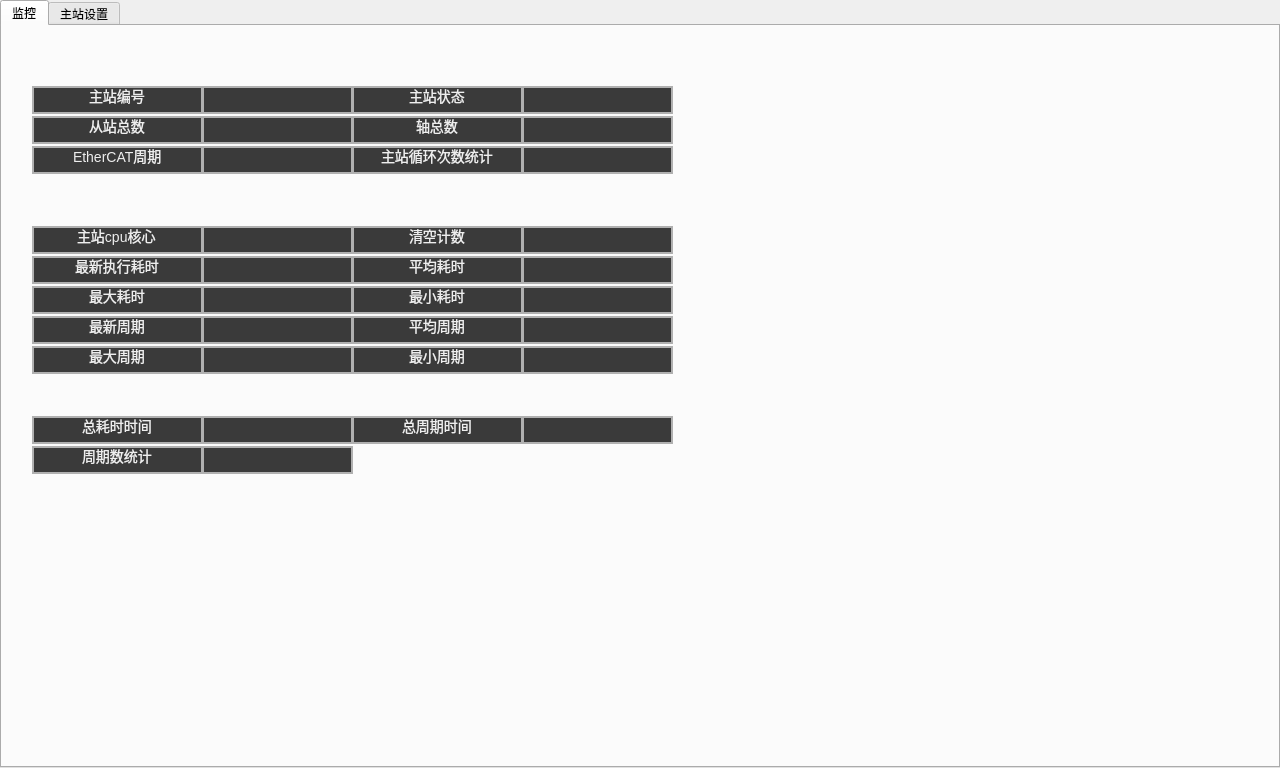
<?xml version="1.0" encoding="UTF-8"?>
<ui version="4.0">
 <class>cEtherCATPage</class>
 <widget class="QWidget" name="cEtherCATPage">
  <property name="geometry">
   <rect>
    <x>0</x>
    <y>0</y>
    <width>1280</width>
    <height>768</height>
   </rect>
  </property>
  <property name="windowTitle">
   <string>Form</string>
  </property>
  <layout class="QGridLayout" name="gridLayout">
   <property name="leftMargin">
    <number>0</number>
   </property>
   <property name="topMargin">
    <number>0</number>
   </property>
   <property name="rightMargin">
    <number>0</number>
   </property>
   <property name="bottomMargin">
    <number>0</number>
   </property>
   <property name="spacing">
    <number>0</number>
   </property>
   <item row="0" column="0">
    <widget class="QTabWidget" name="ETCTab">
     <property name="currentIndex">
      <number>0</number>
     </property>
     <widget class="QWidget" name="tab">
      <attribute name="title">
       <string>监控</string>
      </attribute>
      <widget class="QLineEdit" name="lineEdit_14">
       <property name="enabled">
        <bool>false</bool>
       </property>
       <property name="geometry">
        <rect>
         <x>350</x>
         <y>230</y>
         <width>171</width>
         <height>28</height>
        </rect>
       </property>
       <property name="styleSheet">
        <string notr="true"> 
    background-color: #3a3a3a; /* 更浅的灰色背景 */
    color: #eeeeee; /* 更亮的灰色字体，提高可读性 */
    font-size: 14px; /* 字体大小适中 */
     border: 2px solid #b0b0b0;

</string>
       </property>
       <property name="text">
        <string>平均耗时</string>
       </property>
       <property name="alignment">
        <set>Qt::AlignCenter</set>
       </property>
      </widget>
      <widget class="cSuperBtn" name="cpu">
       <property name="geometry">
        <rect>
         <x>200</x>
         <y>200</y>
         <width>151</width>
         <height>28</height>
        </rect>
       </property>
       <property name="styleSheet">
        <string notr="true"> 
    background-color: #3a3a3a; /* 更浅的灰色背景 */
    color: #eeeeee; /* 更亮的灰色字体，提高可读性 */
    font-size: 14px; /* 字体大小适中 */
     border: 2px solid #b0b0b0;</string>
       </property>
       <property name="text">
        <string/>
       </property>
      </widget>
      <widget class="QLineEdit" name="lineEdit">
       <property name="enabled">
        <bool>false</bool>
       </property>
       <property name="geometry">
        <rect>
         <x>30</x>
         <y>60</y>
         <width>171</width>
         <height>28</height>
        </rect>
       </property>
       <property name="styleSheet">
        <string notr="true"> 
    background-color: #3a3a3a; /* 更浅的灰色背景 */
    color: #eeeeee; /* 更亮的灰色字体，提高可读性 */
    font-size: 14px; /* 字体大小适中 */
     border: 2px solid #b0b0b0;

</string>
       </property>
       <property name="text">
        <string>主站编号</string>
       </property>
       <property name="alignment">
        <set>Qt::AlignCenter</set>
       </property>
      </widget>
      <widget class="cSuperBtn" name="etc_state">
       <property name="geometry">
        <rect>
         <x>520</x>
         <y>60</y>
         <width>151</width>
         <height>28</height>
        </rect>
       </property>
       <property name="styleSheet">
        <string notr="true"> 
    background-color: #3a3a3a; /* 更浅的灰色背景 */
    color: #eeeeee; /* 更亮的灰色字体，提高可读性 */
    font-size: 14px; /* 字体大小适中 */
     border: 2px solid #b0b0b0;</string>
       </property>
       <property name="text">
        <string/>
       </property>
      </widget>
      <widget class="QLineEdit" name="lineEdit_8">
       <property name="enabled">
        <bool>false</bool>
       </property>
       <property name="geometry">
        <rect>
         <x>350</x>
         <y>200</y>
         <width>171</width>
         <height>28</height>
        </rect>
       </property>
       <property name="styleSheet">
        <string notr="true"> 
    background-color: #3a3a3a; /* 更浅的灰色背景 */
    color: #eeeeee; /* 更亮的灰色字体，提高可读性 */
    font-size: 14px; /* 字体大小适中 */
     border: 2px solid #b0b0b0;

</string>
       </property>
       <property name="text">
        <string>清空计数</string>
       </property>
       <property name="alignment">
        <set>Qt::AlignCenter</set>
       </property>
      </widget>
      <widget class="cSuperBtn" name="task_cost_min">
       <property name="geometry">
        <rect>
         <x>520</x>
         <y>260</y>
         <width>151</width>
         <height>28</height>
        </rect>
       </property>
       <property name="styleSheet">
        <string notr="true"> 
    background-color: #3a3a3a; /* 更浅的灰色背景 */
    color: #eeeeee; /* 更亮的灰色字体，提高可读性 */
    font-size: 14px; /* 字体大小适中 */
     border: 2px solid #b0b0b0;</string>
       </property>
       <property name="text">
        <string/>
       </property>
      </widget>
      <widget class="QLineEdit" name="lineEdit_2">
       <property name="enabled">
        <bool>false</bool>
       </property>
       <property name="geometry">
        <rect>
         <x>30</x>
         <y>90</y>
         <width>171</width>
         <height>28</height>
        </rect>
       </property>
       <property name="styleSheet">
        <string notr="true"> 
    background-color: #3a3a3a; /* 更浅的灰色背景 */
    color: #eeeeee; /* 更亮的灰色字体，提高可读性 */
    font-size: 14px; /* 字体大小适中 */
     border: 2px solid #b0b0b0;

</string>
       </property>
       <property name="text">
        <string>从站总数</string>
       </property>
       <property name="alignment">
        <set>Qt::AlignCenter</set>
       </property>
      </widget>
      <widget class="QLineEdit" name="lineEdit_9">
       <property name="enabled">
        <bool>false</bool>
       </property>
       <property name="geometry">
        <rect>
         <x>30</x>
         <y>230</y>
         <width>171</width>
         <height>28</height>
        </rect>
       </property>
       <property name="styleSheet">
        <string notr="true"> 
    background-color: #3a3a3a; /* 更浅的灰色背景 */
    color: #eeeeee; /* 更亮的灰色字体，提高可读性 */
    font-size: 14px; /* 字体大小适中 */
     border: 2px solid #b0b0b0;

</string>
       </property>
       <property name="text">
        <string>最新执行耗时</string>
       </property>
       <property name="alignment">
        <set>Qt::AlignCenter</set>
       </property>
      </widget>
      <widget class="QLineEdit" name="lineEdit_13">
       <property name="enabled">
        <bool>false</bool>
       </property>
       <property name="geometry">
        <rect>
         <x>30</x>
         <y>260</y>
         <width>171</width>
         <height>28</height>
        </rect>
       </property>
       <property name="styleSheet">
        <string notr="true"> 
    background-color: #3a3a3a; /* 更浅的灰色背景 */
    color: #eeeeee; /* 更亮的灰色字体，提高可读性 */
    font-size: 14px; /* 字体大小适中 */
     border: 2px solid #b0b0b0;

</string>
       </property>
       <property name="text">
        <string>最大耗时</string>
       </property>
       <property name="alignment">
        <set>Qt::AlignCenter</set>
       </property>
      </widget>
      <widget class="cSuperBtn" name="etc_task_counter">
       <property name="geometry">
        <rect>
         <x>520</x>
         <y>120</y>
         <width>151</width>
         <height>28</height>
        </rect>
       </property>
       <property name="styleSheet">
        <string notr="true"> 
    background-color: #3a3a3a; /* 更浅的灰色背景 */
    color: #eeeeee; /* 更亮的灰色字体，提高可读性 */
    font-size: 14px; /* 字体大小适中 */
     border: 2px solid #b0b0b0;</string>
       </property>
       <property name="text">
        <string/>
       </property>
      </widget>
      <widget class="cSuperBtn" name="task_cost_sum">
       <property name="geometry">
        <rect>
         <x>200</x>
         <y>390</y>
         <width>151</width>
         <height>28</height>
        </rect>
       </property>
       <property name="styleSheet">
        <string notr="true"> 
    background-color: #3a3a3a; /* 更浅的灰色背景 */
    color: #eeeeee; /* 更亮的灰色字体，提高可读性 */
    font-size: 14px; /* 字体大小适中 */
     border: 2px solid #b0b0b0;</string>
       </property>
       <property name="text">
        <string/>
       </property>
      </widget>
      <widget class="cSuperBtn" name="task_period">
       <property name="geometry">
        <rect>
         <x>200</x>
         <y>290</y>
         <width>151</width>
         <height>28</height>
        </rect>
       </property>
       <property name="styleSheet">
        <string notr="true"> 
    background-color: #3a3a3a; /* 更浅的灰色背景 */
    color: #eeeeee; /* 更亮的灰色字体，提高可读性 */
    font-size: 14px; /* 字体大小适中 */
     border: 2px solid #b0b0b0;</string>
       </property>
       <property name="text">
        <string/>
       </property>
      </widget>
      <widget class="cSuperBtn" name="task_period_max">
       <property name="geometry">
        <rect>
         <x>200</x>
         <y>320</y>
         <width>151</width>
         <height>28</height>
        </rect>
       </property>
       <property name="styleSheet">
        <string notr="true"> 
    background-color: #3a3a3a; /* 更浅的灰色背景 */
    color: #eeeeee; /* 更亮的灰色字体，提高可读性 */
    font-size: 14px; /* 字体大小适中 */
     border: 2px solid #b0b0b0;</string>
       </property>
       <property name="text">
        <string/>
       </property>
      </widget>
      <widget class="QLineEdit" name="lineEdit_19">
       <property name="enabled">
        <bool>false</bool>
       </property>
       <property name="geometry">
        <rect>
         <x>350</x>
         <y>390</y>
         <width>171</width>
         <height>28</height>
        </rect>
       </property>
       <property name="styleSheet">
        <string notr="true"> 
    background-color: #3a3a3a; /* 更浅的灰色背景 */
    color: #eeeeee; /* 更亮的灰色字体，提高可读性 */
    font-size: 14px; /* 字体大小适中 */
     border: 2px solid #b0b0b0;

</string>
       </property>
       <property name="text">
        <string>总周期时间</string>
       </property>
       <property name="alignment">
        <set>Qt::AlignCenter</set>
       </property>
      </widget>
      <widget class="cSuperBtn" name="cycle">
       <property name="geometry">
        <rect>
         <x>200</x>
         <y>120</y>
         <width>151</width>
         <height>28</height>
        </rect>
       </property>
       <property name="styleSheet">
        <string notr="true"> 
    background-color: #3a3a3a; /* 更浅的灰色背景 */
    color: #eeeeee; /* 更亮的灰色字体，提高可读性 */
    font-size: 14px; /* 字体大小适中 */
     border: 2px solid #b0b0b0;</string>
       </property>
       <property name="text">
        <string/>
       </property>
      </widget>
      <widget class="cSuperBtn" name="ecNo">
       <property name="geometry">
        <rect>
         <x>200</x>
         <y>60</y>
         <width>151</width>
         <height>28</height>
        </rect>
       </property>
       <property name="styleSheet">
        <string notr="true"> 
    background-color: #3a3a3a; /* 更浅的灰色背景 */
    color: #eeeeee; /* 更亮的灰色字体，提高可读性 */
    font-size: 14px; /* 字体大小适中 */
     border: 2px solid #b0b0b0;</string>
       </property>
       <property name="text">
        <string/>
       </property>
      </widget>
      <widget class="QLineEdit" name="lineEdit_16">
       <property name="enabled">
        <bool>false</bool>
       </property>
       <property name="geometry">
        <rect>
         <x>30</x>
         <y>390</y>
         <width>171</width>
         <height>28</height>
        </rect>
       </property>
       <property name="styleSheet">
        <string notr="true"> 
    background-color: #3a3a3a; /* 更浅的灰色背景 */
    color: #eeeeee; /* 更亮的灰色字体，提高可读性 */
    font-size: 14px; /* 字体大小适中 */
     border: 2px solid #b0b0b0;

</string>
       </property>
       <property name="text">
        <string>总耗时时间</string>
       </property>
       <property name="alignment">
        <set>Qt::AlignCenter</set>
       </property>
      </widget>
      <widget class="cSuperBtn" name="task_period_min">
       <property name="geometry">
        <rect>
         <x>520</x>
         <y>320</y>
         <width>151</width>
         <height>28</height>
        </rect>
       </property>
       <property name="styleSheet">
        <string notr="true"> 
    background-color: #3a3a3a; /* 更浅的灰色背景 */
    color: #eeeeee; /* 更亮的灰色字体，提高可读性 */
    font-size: 14px; /* 字体大小适中 */
     border: 2px solid #b0b0b0;</string>
       </property>
       <property name="text">
        <string/>
       </property>
      </widget>
      <widget class="cSuperBtn" name="task_cost">
       <property name="geometry">
        <rect>
         <x>200</x>
         <y>230</y>
         <width>151</width>
         <height>28</height>
        </rect>
       </property>
       <property name="styleSheet">
        <string notr="true"> 
    background-color: #3a3a3a; /* 更浅的灰色背景 */
    color: #eeeeee; /* 更亮的灰色字体，提高可读性 */
    font-size: 14px; /* 字体大小适中 */
     border: 2px solid #b0b0b0;</string>
       </property>
       <property name="text">
        <string/>
       </property>
      </widget>
      <widget class="QLineEdit" name="lineEdit_11">
       <property name="enabled">
        <bool>false</bool>
       </property>
       <property name="geometry">
        <rect>
         <x>30</x>
         <y>420</y>
         <width>171</width>
         <height>28</height>
        </rect>
       </property>
       <property name="styleSheet">
        <string notr="true"> 
    background-color: #3a3a3a; /* 更浅的灰色背景 */
    color: #eeeeee; /* 更亮的灰色字体，提高可读性 */
    font-size: 14px; /* 字体大小适中 */
     border: 2px solid #b0b0b0;

</string>
       </property>
       <property name="text">
        <string>周期数统计</string>
       </property>
       <property name="alignment">
        <set>Qt::AlignCenter</set>
       </property>
      </widget>
      <widget class="cSuperBtn" name="task_countor">
       <property name="geometry">
        <rect>
         <x>200</x>
         <y>420</y>
         <width>151</width>
         <height>28</height>
        </rect>
       </property>
       <property name="styleSheet">
        <string notr="true"> 
    background-color: #3a3a3a; /* 更浅的灰色背景 */
    color: #eeeeee; /* 更亮的灰色字体，提高可读性 */
    font-size: 14px; /* 字体大小适中 */
     border: 2px solid #b0b0b0;</string>
       </property>
       <property name="text">
        <string/>
       </property>
      </widget>
      <widget class="QLineEdit" name="lineEdit_7">
       <property name="enabled">
        <bool>false</bool>
       </property>
       <property name="geometry">
        <rect>
         <x>30</x>
         <y>200</y>
         <width>171</width>
         <height>28</height>
        </rect>
       </property>
       <property name="styleSheet">
        <string notr="true"> 
    background-color: #3a3a3a; /* 更浅的灰色背景 */
    color: #eeeeee; /* 更亮的灰色字体，提高可读性 */
    font-size: 14px; /* 字体大小适中 */
     border: 2px solid #b0b0b0;

</string>
       </property>
       <property name="text">
        <string>主站cpu核心</string>
       </property>
       <property name="alignment">
        <set>Qt::AlignCenter</set>
       </property>
      </widget>
      <widget class="QLineEdit" name="lineEdit_5">
       <property name="enabled">
        <bool>false</bool>
       </property>
       <property name="geometry">
        <rect>
         <x>30</x>
         <y>120</y>
         <width>171</width>
         <height>28</height>
        </rect>
       </property>
       <property name="styleSheet">
        <string notr="true"> 
    background-color: #3a3a3a; /* 更浅的灰色背景 */
    color: #eeeeee; /* 更亮的灰色字体，提高可读性 */
    font-size: 14px; /* 字体大小适中 */
     border: 2px solid #b0b0b0;

</string>
       </property>
       <property name="text">
        <string>EtherCAT周期</string>
       </property>
       <property name="alignment">
        <set>Qt::AlignCenter</set>
       </property>
      </widget>
      <widget class="QLineEdit" name="lineEdit_4">
       <property name="enabled">
        <bool>false</bool>
       </property>
       <property name="geometry">
        <rect>
         <x>350</x>
         <y>60</y>
         <width>171</width>
         <height>28</height>
        </rect>
       </property>
       <property name="styleSheet">
        <string notr="true"> 
    background-color: #3a3a3a; /* 更浅的灰色背景 */
    color: #eeeeee; /* 更亮的灰色字体，提高可读性 */
    font-size: 14px; /* 字体大小适中 */
     border: 2px solid #b0b0b0;

</string>
       </property>
       <property name="text">
        <string>主站状态</string>
       </property>
       <property name="alignment">
        <set>Qt::AlignCenter</set>
       </property>
      </widget>
      <widget class="QLineEdit" name="lineEdit_10">
       <property name="enabled">
        <bool>false</bool>
       </property>
       <property name="geometry">
        <rect>
         <x>30</x>
         <y>290</y>
         <width>171</width>
         <height>28</height>
        </rect>
       </property>
       <property name="styleSheet">
        <string notr="true"> 
    background-color: #3a3a3a; /* 更浅的灰色背景 */
    color: #eeeeee; /* 更亮的灰色字体，提高可读性 */
    font-size: 14px; /* 字体大小适中 */
     border: 2px solid #b0b0b0;

</string>
       </property>
       <property name="text">
        <string>最新周期</string>
       </property>
       <property name="alignment">
        <set>Qt::AlignCenter</set>
       </property>
      </widget>
      <widget class="QLineEdit" name="lineEdit_18">
       <property name="enabled">
        <bool>false</bool>
       </property>
       <property name="geometry">
        <rect>
         <x>350</x>
         <y>320</y>
         <width>171</width>
         <height>28</height>
        </rect>
       </property>
       <property name="styleSheet">
        <string notr="true"> 
    background-color: #3a3a3a; /* 更浅的灰色背景 */
    color: #eeeeee; /* 更亮的灰色字体，提高可读性 */
    font-size: 14px; /* 字体大小适中 */
     border: 2px solid #b0b0b0;

</string>
       </property>
       <property name="text">
        <string>最小周期</string>
       </property>
       <property name="alignment">
        <set>Qt::AlignCenter</set>
       </property>
      </widget>
      <widget class="cSuperBtn" name="task_cost_avg">
       <property name="geometry">
        <rect>
         <x>520</x>
         <y>230</y>
         <width>151</width>
         <height>28</height>
        </rect>
       </property>
       <property name="styleSheet">
        <string notr="true"> 
    background-color: #3a3a3a; /* 更浅的灰色背景 */
    color: #eeeeee; /* 更亮的灰色字体，提高可读性 */
    font-size: 14px; /* 字体大小适中 */
     border: 2px solid #b0b0b0;</string>
       </property>
       <property name="text">
        <string/>
       </property>
      </widget>
      <widget class="cSuperBtn" name="task_cost_max">
       <property name="geometry">
        <rect>
         <x>200</x>
         <y>260</y>
         <width>151</width>
         <height>28</height>
        </rect>
       </property>
       <property name="styleSheet">
        <string notr="true"> 
    background-color: #3a3a3a; /* 更浅的灰色背景 */
    color: #eeeeee; /* 更亮的灰色字体，提高可读性 */
    font-size: 14px; /* 字体大小适中 */
     border: 2px solid #b0b0b0;</string>
       </property>
       <property name="text">
        <string/>
       </property>
      </widget>
      <widget class="cSuperBtn" name="clear">
       <property name="geometry">
        <rect>
         <x>520</x>
         <y>200</y>
         <width>151</width>
         <height>28</height>
        </rect>
       </property>
       <property name="styleSheet">
        <string notr="true"> 
    background-color: #3a3a3a; /* 更浅的灰色背景 */
    color: #eeeeee; /* 更亮的灰色字体，提高可读性 */
    font-size: 14px; /* 字体大小适中 */
     border: 2px solid #b0b0b0;</string>
       </property>
       <property name="text">
        <string/>
       </property>
      </widget>
      <widget class="QLineEdit" name="lineEdit_3">
       <property name="enabled">
        <bool>false</bool>
       </property>
       <property name="geometry">
        <rect>
         <x>350</x>
         <y>90</y>
         <width>171</width>
         <height>28</height>
        </rect>
       </property>
       <property name="styleSheet">
        <string notr="true"> 
    background-color: #3a3a3a; /* 更浅的灰色背景 */
    color: #eeeeee; /* 更亮的灰色字体，提高可读性 */
    font-size: 14px; /* 字体大小适中 */
     border: 2px solid #b0b0b0;

</string>
       </property>
       <property name="text">
        <string>轴总数</string>
       </property>
       <property name="alignment">
        <set>Qt::AlignCenter</set>
       </property>
      </widget>
      <widget class="QLineEdit" name="lineEdit_12">
       <property name="enabled">
        <bool>false</bool>
       </property>
       <property name="geometry">
        <rect>
         <x>350</x>
         <y>260</y>
         <width>171</width>
         <height>28</height>
        </rect>
       </property>
       <property name="styleSheet">
        <string notr="true"> 
    background-color: #3a3a3a; /* 更浅的灰色背景 */
    color: #eeeeee; /* 更亮的灰色字体，提高可读性 */
    font-size: 14px; /* 字体大小适中 */
     border: 2px solid #b0b0b0;

</string>
       </property>
       <property name="text">
        <string>最小耗时</string>
       </property>
       <property name="alignment">
        <set>Qt::AlignCenter</set>
       </property>
      </widget>
      <widget class="QLineEdit" name="lineEdit_17">
       <property name="enabled">
        <bool>false</bool>
       </property>
       <property name="geometry">
        <rect>
         <x>30</x>
         <y>320</y>
         <width>171</width>
         <height>28</height>
        </rect>
       </property>
       <property name="styleSheet">
        <string notr="true"> 
    background-color: #3a3a3a; /* 更浅的灰色背景 */
    color: #eeeeee; /* 更亮的灰色字体，提高可读性 */
    font-size: 14px; /* 字体大小适中 */
     border: 2px solid #b0b0b0;

</string>
       </property>
       <property name="text">
        <string>最大周期</string>
       </property>
       <property name="alignment">
        <set>Qt::AlignCenter</set>
       </property>
      </widget>
      <widget class="cSuperBtn" name="task_period_avg">
       <property name="geometry">
        <rect>
         <x>520</x>
         <y>290</y>
         <width>151</width>
         <height>28</height>
        </rect>
       </property>
       <property name="styleSheet">
        <string notr="true"> 
    background-color: #3a3a3a; /* 更浅的灰色背景 */
    color: #eeeeee; /* 更亮的灰色字体，提高可读性 */
    font-size: 14px; /* 字体大小适中 */
     border: 2px solid #b0b0b0;</string>
       </property>
       <property name="text">
        <string/>
       </property>
      </widget>
      <widget class="cSuperBtn" name="task_period_sum">
       <property name="geometry">
        <rect>
         <x>520</x>
         <y>390</y>
         <width>151</width>
         <height>28</height>
        </rect>
       </property>
       <property name="styleSheet">
        <string notr="true"> 
    background-color: #3a3a3a; /* 更浅的灰色背景 */
    color: #eeeeee; /* 更亮的灰色字体，提高可读性 */
    font-size: 14px; /* 字体大小适中 */
     border: 2px solid #b0b0b0;</string>
       </property>
       <property name="text">
        <string/>
       </property>
      </widget>
      <widget class="QLineEdit" name="lineEdit_15">
       <property name="enabled">
        <bool>false</bool>
       </property>
       <property name="geometry">
        <rect>
         <x>350</x>
         <y>290</y>
         <width>171</width>
         <height>28</height>
        </rect>
       </property>
       <property name="styleSheet">
        <string notr="true"> 
    background-color: #3a3a3a; /* 更浅的灰色背景 */
    color: #eeeeee; /* 更亮的灰色字体，提高可读性 */
    font-size: 14px; /* 字体大小适中 */
     border: 2px solid #b0b0b0;

</string>
       </property>
       <property name="text">
        <string>平均周期</string>
       </property>
       <property name="alignment">
        <set>Qt::AlignCenter</set>
       </property>
      </widget>
      <widget class="QLineEdit" name="lineEdit_6">
       <property name="enabled">
        <bool>false</bool>
       </property>
       <property name="geometry">
        <rect>
         <x>350</x>
         <y>120</y>
         <width>171</width>
         <height>28</height>
        </rect>
       </property>
       <property name="styleSheet">
        <string notr="true"> 
    background-color: #3a3a3a; /* 更浅的灰色背景 */
    color: #eeeeee; /* 更亮的灰色字体，提高可读性 */
    font-size: 14px; /* 字体大小适中 */
     border: 2px solid #b0b0b0;

</string>
       </property>
       <property name="text">
        <string>主站循环次数统计</string>
       </property>
       <property name="alignment">
        <set>Qt::AlignCenter</set>
       </property>
      </widget>
      <widget class="cSuperBtn" name="axis_Num">
       <property name="geometry">
        <rect>
         <x>520</x>
         <y>90</y>
         <width>151</width>
         <height>28</height>
        </rect>
       </property>
       <property name="styleSheet">
        <string notr="true"> 
    background-color: #3a3a3a; /* 更浅的灰色背景 */
    color: #eeeeee; /* 更亮的灰色字体，提高可读性 */
    font-size: 14px; /* 字体大小适中 */
     border: 2px solid #b0b0b0;</string>
       </property>
       <property name="text">
        <string/>
       </property>
      </widget>
      <widget class="cSuperBtn" name="pdoSize">
       <property name="geometry">
        <rect>
         <x>200</x>
         <y>90</y>
         <width>151</width>
         <height>28</height>
        </rect>
       </property>
       <property name="styleSheet">
        <string notr="true"> 
    background-color: #3a3a3a; /* 更浅的灰色背景 */
    color: #eeeeee; /* 更亮的灰色字体，提高可读性 */
    font-size: 14px; /* 字体大小适中 */
     border: 2px solid #b0b0b0;</string>
       </property>
       <property name="text">
        <string/>
       </property>
      </widget>
     </widget>
     <widget class="QWidget" name="tab_2">
      <attribute name="title">
       <string>主站设置</string>
      </attribute>
      <layout class="QHBoxLayout" name="horizontalLayout">
       <property name="spacing">
        <number>1</number>
       </property>
       <property name="leftMargin">
        <number>1</number>
       </property>
       <property name="topMargin">
        <number>1</number>
       </property>
       <property name="rightMargin">
        <number>1</number>
       </property>
       <property name="bottomMargin">
        <number>1</number>
       </property>
       <item>
        <widget class="ethercatwid" name="widget" native="true"/>
       </item>
      </layout>
     </widget>
    </widget>
   </item>
  </layout>
 </widget>
 <customwidgets>
  <customwidget>
   <class>cSuperBtn</class>
   <extends>QPushButton</extends>
   <header>include/cwidget/cSuperBtn.h</header>
  </customwidget>
  <customwidget>
   <class>ethercatwid</class>
   <extends>QWidget</extends>
   <header>include/cwidget/slaveConfWid/ethercatwid.h</header>
   <container>1</container>
  </customwidget>
 </customwidgets>
 <resources/>
 <connections/>
</ui>
